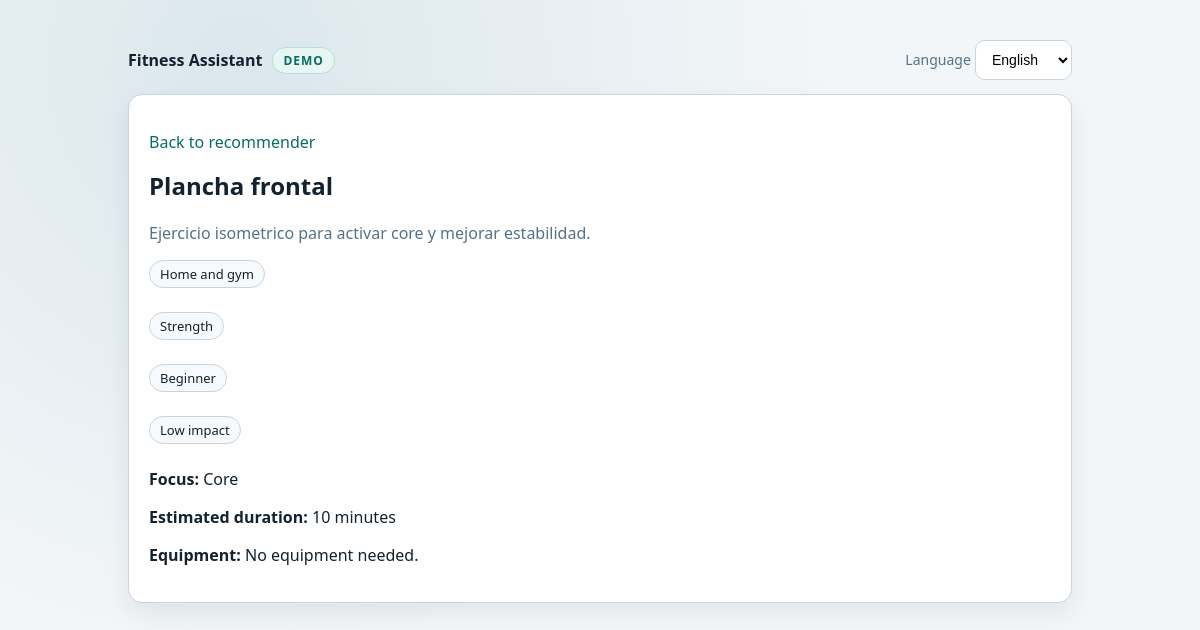
/polls/ejercicios/3/, run on the app's committed database.
### polls/models.py (models this page shows, shortened)
class Exercise(models.Model):
    class Place(models.TextChoices):
        HOME = "HOME", _("Home")
        GYM = "GYM", _("Gym")
        BOTH = "BOTH", _("Home and gym")
    class Goal(models.TextChoices):
        LOSE_FAT = "LOSE_FAT", _("Lose fat")
        GAIN_MUSCLE = "GAIN_MUSCLE", _("Build muscle")
        STRENGTH = "STRENGTH", _("Strength")
        ENDURANCE = "ENDURANCE", _("Endurance")
        MOBILITY = "MOBILITY", _("Mobility")
    class Level(models.TextChoices):
        BEGINNER = "BEGINNER", _("Beginner")
        INTERMEDIATE = "INTERMEDIATE", _("Intermediate")
        ADVANCED = "ADVANCED", _("Advanced")
    class Impact(models.TextChoices):
        LOW = "LOW", _("Low impact")
        MODERATE = "MODERATE", _("Moderate impact")
        HIGH = "HIGH", _("High impact")
    class ContentLanguage(models.TextChoices):
        SPANISH = "es", _("Spanish")
        ENGLISH = "en", _("English")
    name = models.CharField(max_length=120, unique=True)
    description = models.TextField()
    place = models.CharField(
        max_length=8,
        choices=Place.choices,
        default=Place.BOTH,
    )
    goal = models.CharField(max_length=20, choices=Goal.choices)
    level = models.CharField(
        max_length=20,
        choices=Level.choices,
        default=Level.BEGINNER,
    )
    focus_area = models.CharField(max_length=80, default="Full body")
    duration_minutes = models.PositiveSmallIntegerField(default=20)
    impact = models.CharField(
        max_length=8,
        choices=Impact.choices,
        default=Impact.MODERATE,
    )
    content_language = models.CharField(
        max_length=2,
        choices=ContentLanguage.choices,
        default=ContentLanguage.SPANISH,
    )
    requires_equipment = models.BooleanField(default=False)
    equipment_notes = models.CharField(max_length=140, blank=True)
    active = models.BooleanField(default=True)
    created_at = models.DateTimeField(auto_now_add=True)
    updated_at = models.DateTimeField(auto_now=True)
    class Meta:
        ordering = ["duration_minutes", "name"]

### polls/views.py (the view)
def exercise_detail(request, exercise_id):
    exercise = get_object_or_404(Exercise, pk=exercise_id, active=True)
    return render(request, "polls/exercise_detail.html", {"exercise": exercise})

### mysite/context_processors.py (called while the page is built)
def app_meta(_request):
    return {
        "APP_STAGE": getattr(settings, "APP_STAGE", "demo").upper(),
        "DEMO_MODE": getattr(settings, "DEMO_MODE", True),
        "SETTINGS_ENV": getattr(settings, "SETTINGS_ENV", "local"),
    }

### polls/templates/polls/exercise_detail.html (shortened to what this page needs)
{% extends "polls/base.html" %}
{% load i18n %}
{% block content %}
<article class="card">
    <p><a href="{% url 'polls:index' %}">{% trans "Back to recommender" %}</a></p>
    <h1>{{ exercise.name }}</h1>
    <p class="muted">{{ exercise.description }}</p>
    <p><span class="pill">{{ exercise.get_place_display }}</span></p>
    <p><span class="pill">{{ exercise.get_goal_display }}</span></p>
    <p><span class="pill">{{ exercise.get_level_display }}</span></p>
    <p><span class="pill">{{ exercise.get_impact_display }}</span></p>
    <p><strong>{% trans "Focus" %}:</strong> {{ exercise.focus_area }}</p>
    <p><strong>{% trans "Estimated duration" %}:</strong> {{ exercise.duration_minutes }} {% trans "minutes" %}</p>
    {% if exercise.requires_equipment %}
        <p>
            <strong>{% trans "Suggested equipment" %}:</strong>
            {% if exercise.equipment_notes %}{{ exercise.equipment_notes }}{% else %}{% trans "Basic training equipment" %}{% endif %}
        </p>
    {% else %}
        <p><strong>{% trans "Equipment" %}:</strong> {% trans "No equipment needed." %}</p>
    {% endif %}
</article>
{% endblock %}

### polls/templates/polls/base.html (style rules this page uses)
:root { --bg-1: #f3f6f8; --bg-2: #dbe7ed; --surface: #ffffff; --text: #12222f; --muted: #547287; --accent: #0d9a8b; --accent-2: #076d63; --border: #c7d5de; --shadow: 0 10px 24px rgba(18, 34, 47, 0.08); }
* { box-sizing: border-box; }
body { margin: 0; font-family: "Trebuchet MS", "Segoe UI", sans-serif; background: radial-gradient(circle at 20% 10%, var(--bg-2), var(--bg-1) 52%); color: var(--text); }
.card { background: var(--surface); border: 1px solid var(--border); border-radius: 14px; box-shadow: var(--shadow); padding: 20px; }
a { color: var(--accent-2); text-decoration: none; }
h1, h2, h3 { margin-top: 0; }
.muted { color: var(--muted); }
.pill { display: inline-block; border: 1px solid var(--border); border-radius: 999px; padding: 4px 10px; margin-right: 8px; margin-bottom: 8px; font-size: 13px; background: #f6fafc; }

### data on the page
Exercise: name "Plancha frontal", description "Ejercicio isometrico para activar core y mejorar estabilidad.", place "Home and gym", goal "Strength", level "Beginner", impact "Low impact", focus_area "Core", duration_minutes "10"

### other printed values
{{ APP_STAGE }} "DEMO"
form field language "English"
